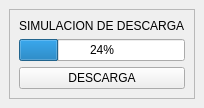
<?xml version="1.0" encoding="UTF-8"?>
<ui version="4.0">
 <class>Ventana_Progress</class>
 <widget class="QMainWindow" name="Ventana_Progress">
  <property name="geometry">
   <rect>
    <x>0</x>
    <y>0</y>
    <width>174</width>
    <height>107</height>
   </rect>
  </property>
  <property name="windowTitle">
   <string>Descarga</string>
  </property>
  <widget class="QWidget" name="centralwidget">
   <layout class="QGridLayout" name="gridLayout">
    <item row="0" column="0">
     <widget class="QFrame" name="frame">
      <property name="frameShape">
       <enum>QFrame::StyledPanel</enum>
      </property>
      <property name="frameShadow">
       <enum>QFrame::Raised</enum>
      </property>
      <layout class="QGridLayout" name="gridLayout_2">
       <item row="0" column="0">
        <widget class="QLabel" name="label">
         <property name="text">
          <string>SIMULACION DE DESCARGA</string>
         </property>
        </widget>
       </item>
       <item row="1" column="0">
        <widget class="QProgressBar" name="progressBar">
         <property name="value">
          <number>24</number>
         </property>
        </widget>
       </item>
       <item row="2" column="0">
        <widget class="QPushButton" name="descargar">
         <property name="text">
          <string>DESCARGA</string>
         </property>
        </widget>
       </item>
      </layout>
     </widget>
    </item>
   </layout>
  </widget>
 </widget>
 <resources/>
 <connections/>
</ui>
